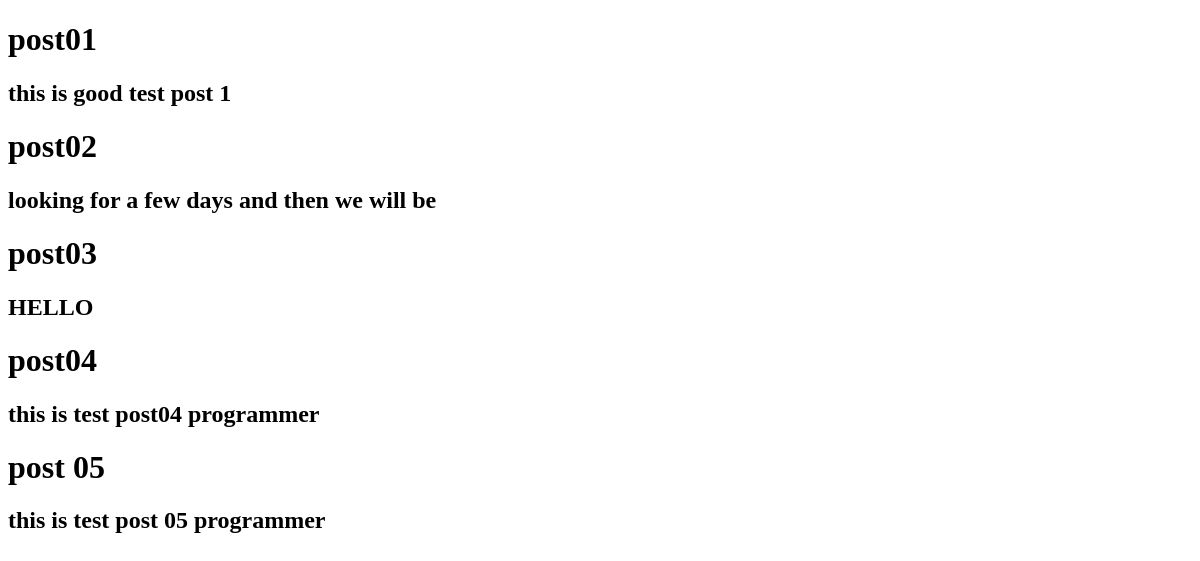
Page /blog/test/ on the earlier database version.
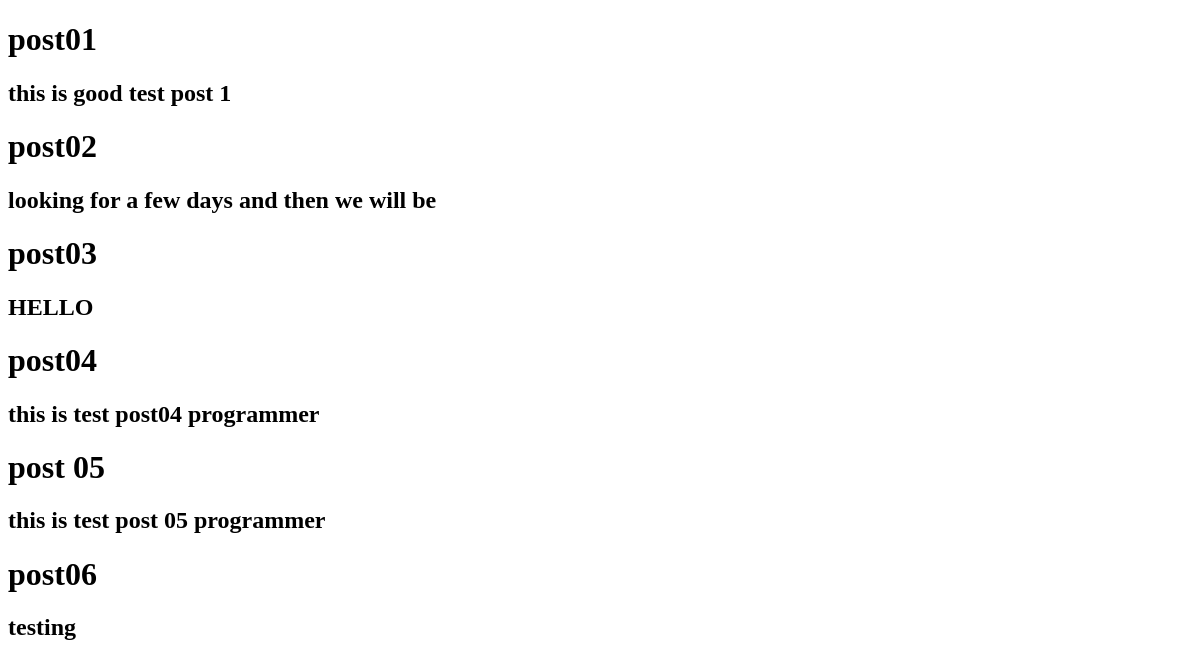
Same page on the later database version.
### blog/models.py (models this page shows, shortened)
class Post(models.Model):
    STATUS_CHOICES = (
        ('pub', 'publish'),
        ('dr', 'draft'),
    )
    images = models.ImageField(upload_to='image/blog',null=True, blank=True)
    title = models.CharField(max_length=200)
    content = models.TextField(max_length=255)
    author = models.ForeignKey(User, on_delete=models.SET_NULL, null=True)
    status = models.CharField(choices=STATUS_CHOICES, max_length=3)
    published_date = models.DateTimeField(null=True)
    created_date = models.DateTimeField(auto_now_add=True)
    updated_date = models.DateTimeField(auto_now=True)
    class Meta:
        ordering = ['created_date']

### blog/views.py (the view)
# urls.py: path('test/',views.test_view,name='test')
def test_view(request):
    posts = Post.objects.all()
    context = {
        'posts': posts
    }
    return render(request, 'blog/test.html', context)

### templates/blog/test.html (shortened to what this page needs)
<!DOCTYPE html>
<html lang="en">
<head>
</head>
<body>
{%  for post in posts %}
        <h1>{{ post.title }}</h1>
        <h2>{{ post.content }}</h2>
{% endfor %}
</body>
</html>

Differences in the rows shown:
added Post: title "post06", content "testing"
